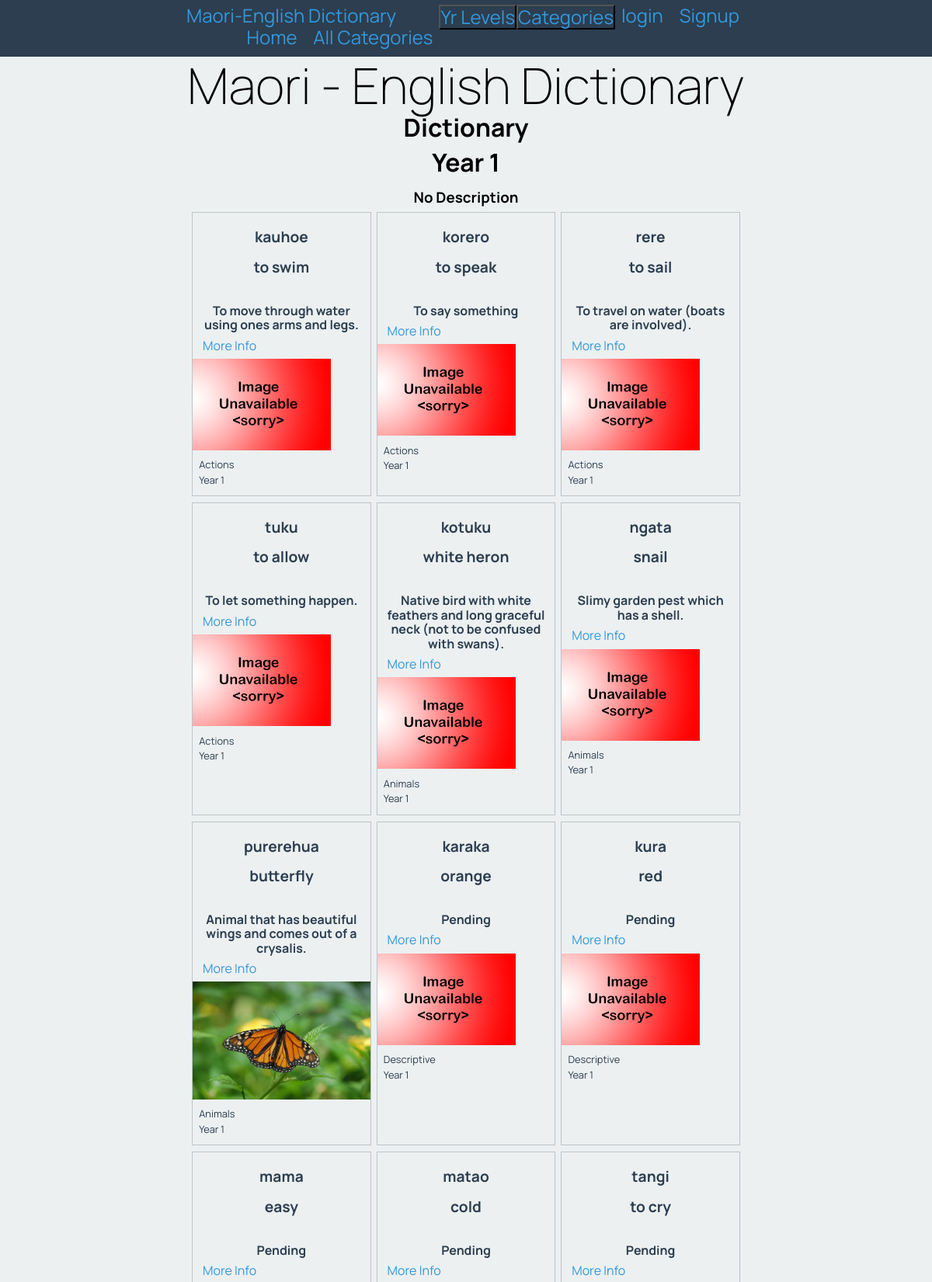
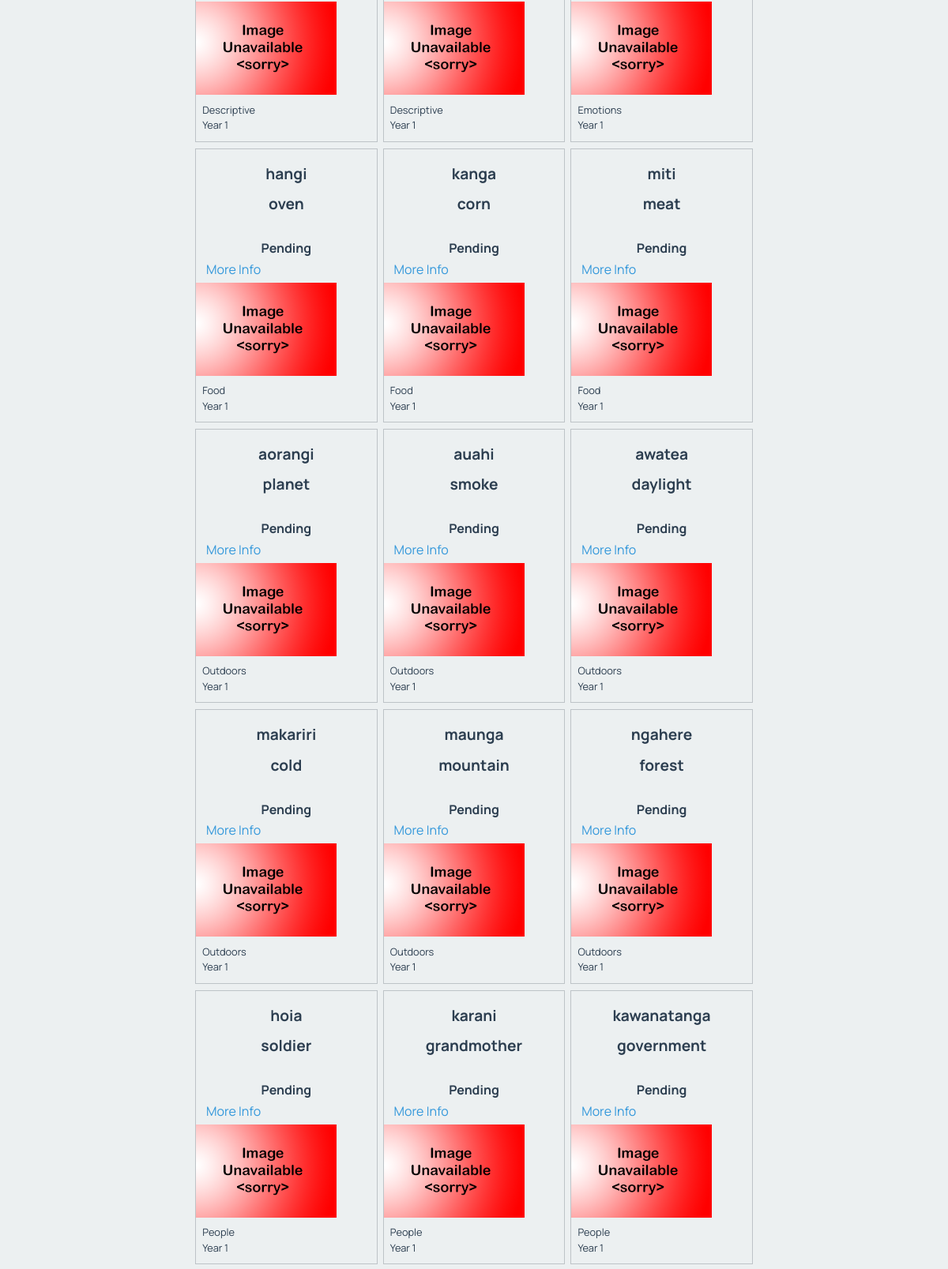
Screenshot of /dictionary/17 (upper part) with the database file from the repository (2 pictures, top to bottom).
### tables this page shows
CREATE TABLE categories
(
    id          integer
        constraint categories_pk
            primary key autoincrement,
    title       varchar(30),
    description varchar(150)
, type char(10));

CREATE TABLE words
(
    id         integer
        constraint words_pk
            primary key autoincrement,
    eng_word   varchar(30),
    category   integer
        constraint words_categories_id_fk
            references categories,
    definition varchar(150),
    level      integer
        constraint english_words_categories_id_fk_2
            references categories,
    mri_word   varchar(30)
, image varchar(60));

### app.py (the view)
@APP.route('/dictionary/<cat_id>')
def render_dictionary_page(cat_id):
    cat_id = cat_id.strip("<")
    cat_id = cat_id.strip(">")
    con = create_connection(DATABASE)
    cur = con.cursor()
    if cat_id == "":
        query = "SELECT mri_word, eng_word, definition, category, level, image, id FROM words"
        cur.execute(query, )
        word_list = cur.fetchall()
        cat_info = [("All Categories", "The whole undivided dictionary",)]
    else:
        query = "SELECT mri_word, eng_word, definition, category, level, image, id FROM words WHERE category =? OR " \
                "level = ?"
        cur.execute(query, (cat_id, cat_id,))
        word_list = cur.fetchall()
        query = "SELECT title, description FROM categories WHERE id =? "
        cur.execute(query, (cat_id,))
        cat_info = cur.fetchall()
    for i in range(len(word_list)):
        query = "SELECT title FROM categories WHERE id =? "
        cur.execute(query, (word_list[i][3], ))
        word_list[i] = word_list[i] + (cur.fetchall()[0])
        cur.execute(query, (word_list[i][4], ))
        word_list[i] = word_list[i] + (cur.fetchall()[0])
    con.close()
    return render_template('dictionary.html', cat_list=render_cat_lev_menus('C'), lev_list=render_cat_lev_menus('L'),
                           word_list=word_list, logged_in=is_logged_in()[0], cat_info=cat_info,
                           perms = is_logged_in()[1])

### app.py (called while the page is built)
def create_connection(db_file: object) -> object:
    try:
        connection = sqlite3.connect(db_file)
        return connection
    except Error as e:
        print(e)
    return None

def is_logged_in():
    if session.get("email") is None:
        perms = ""
        return False, perms
    else:
        perms = session.get('user_perms')
        return True, perms

def render_cat_lev_menus(catlev):
    con = create_connection(DATABASE)
    query = "SELECT id, title FROM categories WHERE type=?"
    cur = con.cursor()
    cur.execute(query, (catlev))
    cat_list = cur.fetchall()
    con.close()
    return cat_list

### Templates/dictionary.html
{% extends 'base.html' %}
{% block pageheading %}
Dictionary
{% endblock %}
{% block main %}
<div class = title>
    <h2>{{ cat_info[0][0] }}</h2>
    <h3>{{ cat_info[0][1] }}</h3>
</div>
    <div class ="words">
        {% for word in word_list %}
        <div class="word-box">
            <div class = "word-box-words">
                <h3>{{ word[0] }}</h3>
                <h3>{{ word[1] }}</h3>
            </div>
            <div class= 'word-box-description'>
                <h4>{{ word[2] }}</h4>
                <a href="/word_page/{{ word[6] }}">More Info</a>
            </div>
            <div class = word-box-image>
                <img src="/static/images/{{ word[5] }}"
                     onerror="this.onerror=null;this.src='/static/images/noimage.png';">
            </div>
            <div class="word-box-description">
                <p> {{ word[7] }} </p>
                <p> {{ word[8] }} </p>
            </div>
        </div>
        {% endfor %}
    </div>
{% endblock %}

### Templates/base.html (shortened to what this page needs)
<!DOCTYPE html>
<html>
<head>
    <link rel="stylesheet" href="https://cdnjs.cloudflare.com/ajax/libs/normalize/8.0.1/normalize.css"/>
    <link href="{{ url_for('static', filename='maori_dictionary.css') }}" rel="stylesheet">
</head>
<body>
<nav>
    <div class="container">
        <div class="navbar-brand">Maori-English Dictionary</div>
        <div class="navbar-links">
            {% if logged_in %}
            <a href="/logout">logout</a>
            {% if perms == 'admin' %}<a href="/admin">admin</a>{% endif %}
            {% else %}
            <a href="/login">login </a>
            <a href="/signup">Signup</a>
            {% endif %}
        </div>
        <div class="dropdown-cat">
            <button class="dropbtn-cat">Categories</button>
        </div>
        <div class="dropdown-lev">
            <button class="dropbtn-lev">Yr Levels</button>
        </div>
        <div class="navbar-links">
            <a href="/">Home</a>
            <a href="/dictionary/<>">All Categories</a>
        </div>
    </div>
</nav>
<div class="container">
    <header>
        <h1>Maori - English Dictionary</h1>
        <h2>{% block pageheading %}{% endblock %}</h2>
    </header>
    <main>
        {% block main %}
        {% endblock %}
    </main>
</div>
</body>
</html>

### Static/maori_dictionary.css (style rules this page uses)
* { font-family: 'Manrope', sans-serif; padding: 0; margin: 0; box-sizing: border-box; }
body { background-color: rgba(236, 240, 241, 1.0); padding-bottom: 1rem; }
.container { width: 60vw; margin: auto; }
.container::after { content: ""; clear: both; display: table; }
img { max-width: 100%; }
h1 { text-align: center; font-weight: 200; font-size: 4rem; margin: 0; }
h2 { font-size: 2rem; text-align: center; margin: 0 0 0.5rem 0; }
nav { background-color: rgba(44, 62, 80, 1.0); text-align: center; font-size: 1.5rem; padding-top: 0.4rem; padding-bottom: 0.7rem; color: rgba(52, 152, 219, 1.0); }
.navbar-brand { display: inline; float: left; }
.navbar-links { display: inline; float: right; }
nav a { padding: 0 0.5rem; font-size: 1.5rem; }
a, a:visited { color: rgba(52, 152, 219, 1.0); text-decoration: none; }
.words { display: flex; flex-wrap: wrap; justify-content: space-evenly; }
.word-box { width: 32%; border: 1px solid rgba(189, 195, 199, 1.0); color: rgba(44, 62, 80, 1.0); margin-bottom: 0.5rem; }
.word-box-words { padding: 0.25rem; }
.word-box-description { padding: 0.5rem; }
.word-box-image { max-height: 250px; overflow: hidden; }
.word-box h3 { font-size: 1.2rem; text-align: center; }
.word-box p { font-size: 0.8rem; margin-bottom: 0.3rem; }
.word-box a { padding: 0.3rem; text-align: right; }
h3,h4, h6 { text-align: center; margin: 1rem 0 0.5rem 0; }
.dropbtn-cat { background-color: rgba(44, 62, 80, 1.0); text-align: center; font-size: 1.5rem; color: rgba(52, 152, 219, 1.0); }
.dropbtn-lev { background-color: rgba(44, 62, 80, 1.0); text-align: center; font-size: 1.5rem; color: rgba(52, 152, 219, 1.0); }
.dropdown-cat { display: inline; float: right; }
.dropdown-lev { display: inline; float: right; }

### rows the page displays
categories: title "Year 1", description "No Description", title "Year 1" "Year 1" "Year 1" "Year 1" "Year 1" "Year 1" "Year 1" "Year 1" "Year 1" "Year 1" "Year 1" "Year 1" "Year 1" "Year 1" "Year 1" "Year 1" "Year 1" "Year 1" "Year 1" "Year 1" "Year 1" "Year 1" "Year 1" "Year 1"
words: mri_word "kauhoe", eng_word "to swim", definition "To move through water using ones arms and legs."
categories: title "Actions" "Actions" "Actions" "Actions"
words: mri_word "korero", eng_word "to speak", definition "To say something"
words: mri_word "rere", eng_word "to sail", definition "To travel on water (boats are involved)."
words: mri_word "tuku", eng_word "to allow", definition "To let something happen."
words: mri_word "kotuku", eng_word "white heron", definition "Native bird with white feathers and long graceful neck (not to be confused with swans)."
categories: title "Animals" "Animals" "Animals"
words: mri_word "ngata", eng_word "snail", definition "Slimy garden pest which has a shell."
words: mri_word "purerehua", eng_word "butterfly", definition "Animal that has beautiful wings and comes out of a crysalis.", image (picture)
words: mri_word "karaka", eng_word "orange", definition "Pending"
categories: title "Descriptive" "Descriptive" "Descriptive" "Descriptive"
words: mri_word "kura", eng_word "red", definition "Pending"
words: mri_word "mama", eng_word "easy", definition "Pending"
words: mri_word "matao", eng_word "cold", definition "Pending"
words: mri_word "tangi", eng_word "to cry", definition "Pending"
categories: title "Emotions"
words: mri_word "hangi", eng_word "oven", definition "Pending"
categories: title "Food" "Food" "Food"
words: mri_word "kanga", eng_word "corn", definition "Pending"
words: mri_word "miti", eng_word "meat", definition "Pending"
words: mri_word "aorangi", eng_word "planet", definition "Pending"
categories: title "Outdoors" "Outdoors" "Outdoors" "Outdoors" "Outdoors" "Outdoors"
words: mri_word "auahi", eng_word "smoke", definition "Pending"
words: mri_word "awatea", eng_word "daylight", definition "Pending"
words: mri_word "makariri", eng_word "cold", definition "Pending"
words: mri_word "maunga", eng_word "mountain", definition "Pending"
words: mri_word "ngahere", eng_word "forest", definition "Pending"
words: mri_word "hoia", eng_word "soldier", definition "Pending"
categories: title "People" "People" "People"
words: mri_word "karani", eng_word "grandmother", definition "Pending"
words: mri_word "kawanatanga", eng_word "government", definition "Pending"
